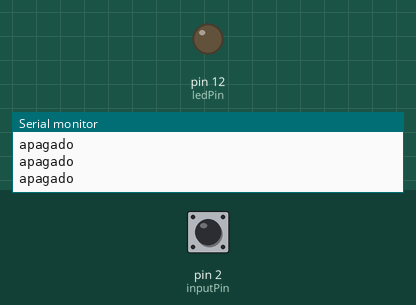
Bench run of a sketch on a simulated Arduino Uno, built with avr-gcc and run on an emulated ATmega328P. On the bench: output pins drawn as LEDs (lit = HIGH), the last lines printed to the serial monitor. The test bench sets the inputs (shaded band); at power-on: pin 2 (inputPin) LOW. Random numbers use the default seed unless the sketch sets one.

Above: at 1.2 s.
1.3 s: pin 2 (inputPin) driven HIGH
At 2.2 s:
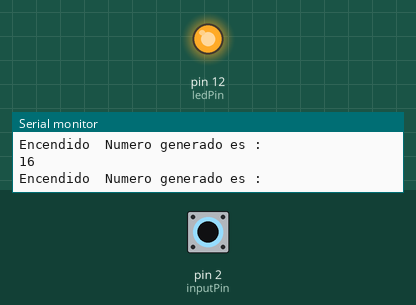
2.8 s: pin 2 (inputPin) driven LOW
5.8 s: pin 2 (inputPin) pulsed HIGH 2 times (0.12 s each, 0.3 s apart)
9.4 s: pin 2 (inputPin) pulsed HIGH 2 times (0.12 s each, 0.3 s apart)
Timing chart, 0 to 12.4 s (numbered marks = the images above; inputs shaded):
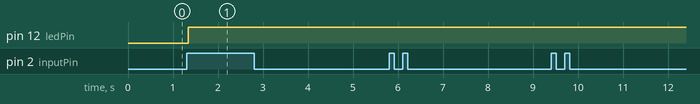

Measured:
- after the input at 1.3 s, pin 12 (ledPin): LOW → HIGH at once

The sketch:

Pulsador.ino
```cpp
const int inputPin = 2;
const int ledPin = 12;
long randNumber;
int value = 0;

void setup () {
  Serial.begin (9600);
  pinMode (inputPin, INPUT );
  pinMode(ledPin,OUTPUT);
  randomSeed(analogRead(0));
}

void loop() {
  value = digitalRead (inputPin); //lectura digital de pin
  //Serial.println(value);
  // mandar mensaje a puerto serie en funcion del valor leido
   if (value ==1){
      Serial.println("Encendido  Numero generado es : ");
      randNumber= random(1, 50);
      digitalWrite(ledPin, HIGH);
      Serial.println (randNumber);
   }
   else {
     Serial.println ("apagado");
     //digitalWrite(ledPin,LOW);
   }
   delay (1);
   //digitalWrite(ledPin,LOW);
}
```
